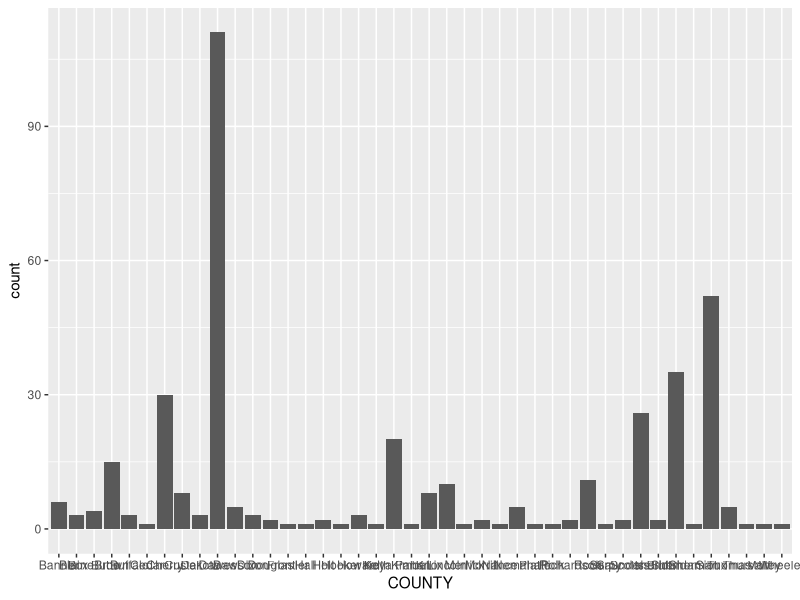
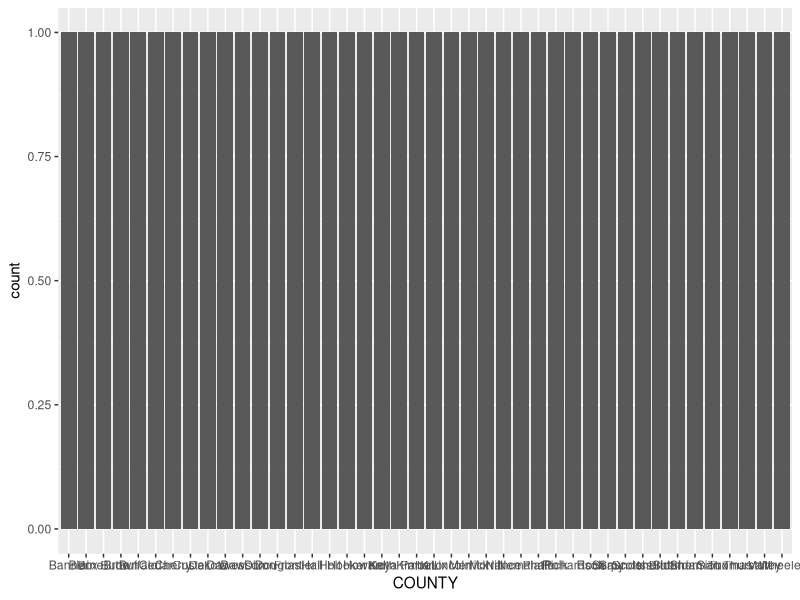
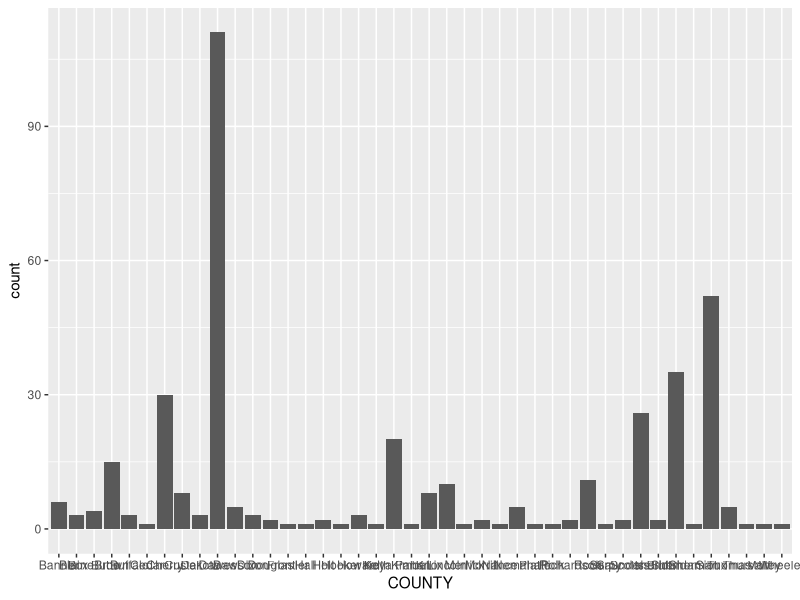
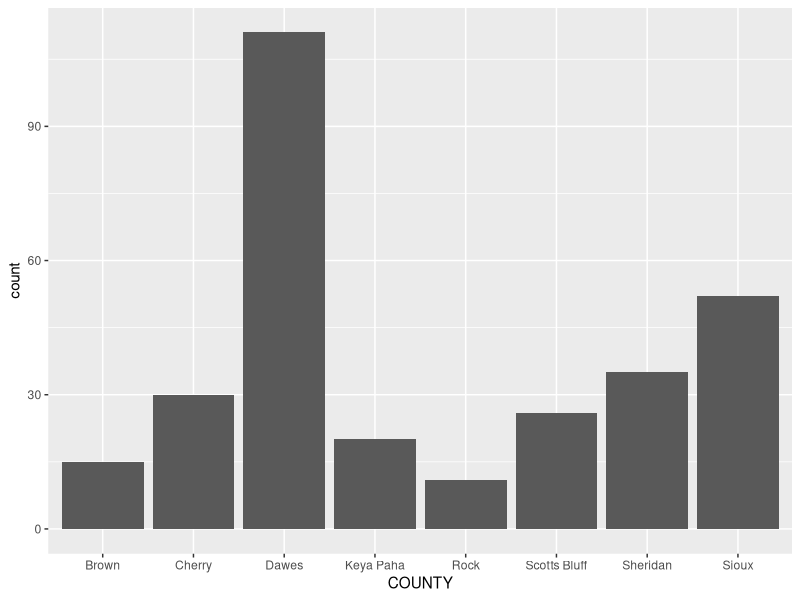
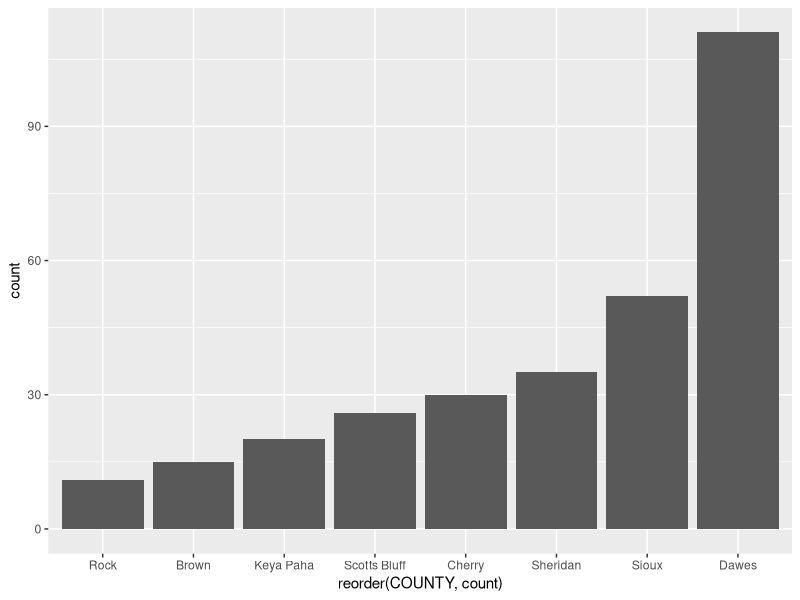
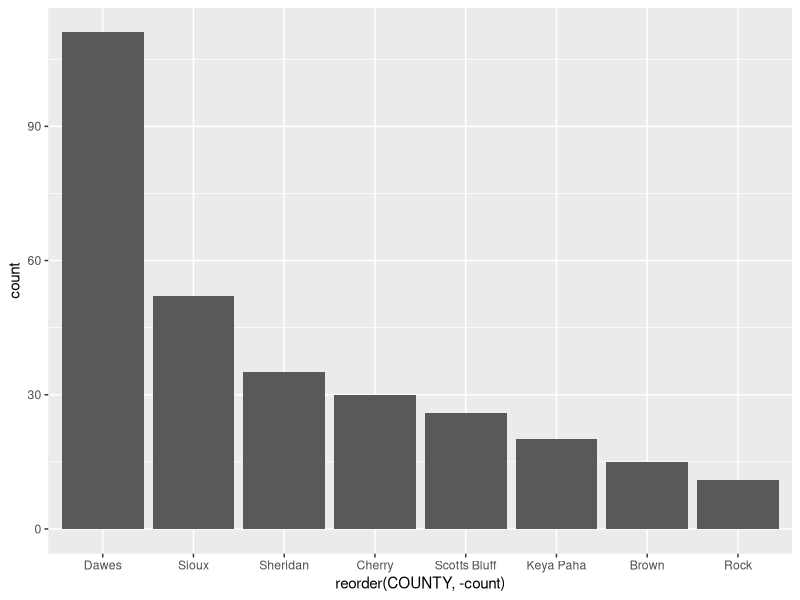
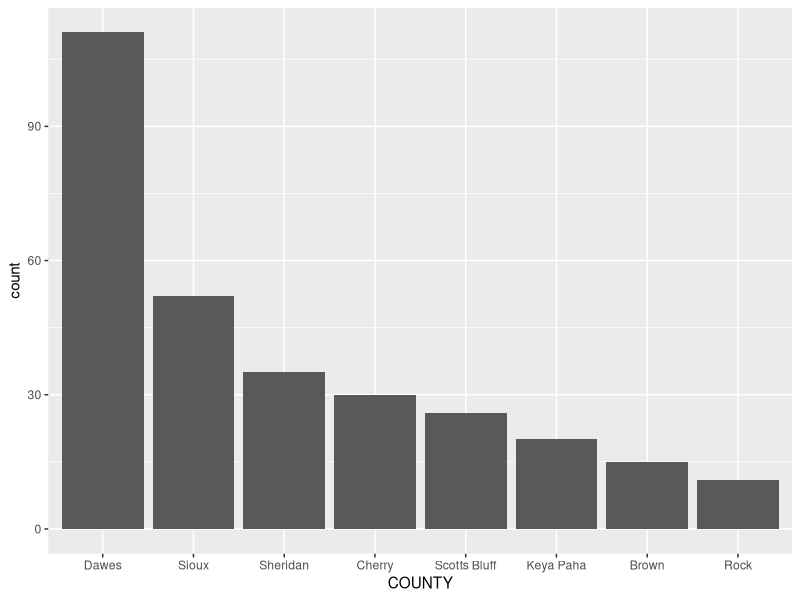
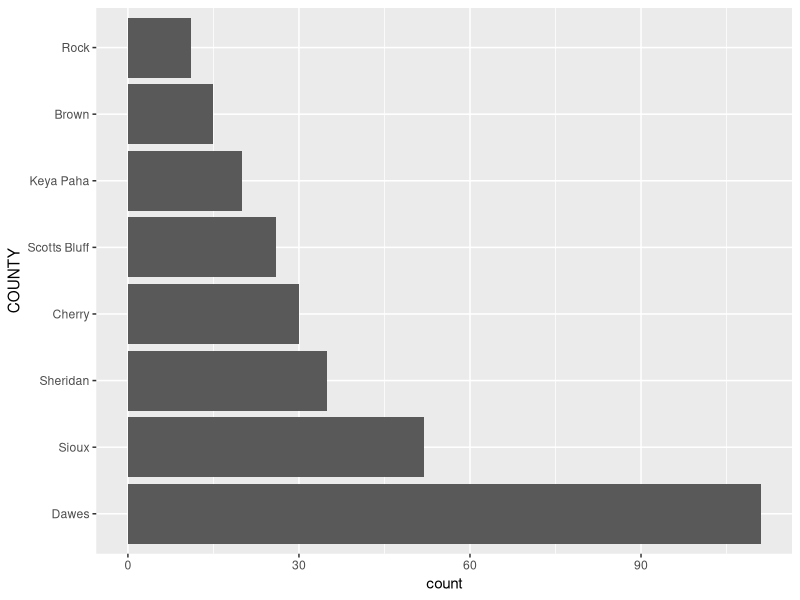

Recreate these plots in R, in order.
## ---- chunk 1
library(ggplot2)
library(dplyr)
## ---- chunk 2
mountainlions <- read.csv("../Data/mountainlions.csv")
## ---- chunk 3
ggplot(mountainlions, aes(x=COUNTY)) + geom_bar()
## ---- chunk 4
counties <- mountainlions %>%
  group_by(COUNTY) %>%
  summarise(
    count = n()
  ) %>% arrange(desc(count))

head(counties)
## ---- chunk 5
ggplot(counties, aes(x=COUNTY)) + geom_bar()
## ---- chunk 6
ggplot(counties, aes(COUNTY, weight=count)) + geom_bar()
## ---- chunk 7
counties <- mountainlions %>%
  group_by(COUNTY) %>%
  summarise(
    count = n()
  ) %>% arrange(desc(count)) %>%
  filter(count > 10)

ggplot(counties, aes(COUNTY, weight=count)) + geom_bar()
## ---- chunk 8
ggplot(counties, aes(reorder(COUNTY, count), weight=count)) + geom_bar()
## ---- chunk 9
ggplot(counties, aes(reorder(COUNTY, -count), weight=count)) + geom_bar()
## ---- chunk 10
counties <- mountainlions %>%
  group_by(COUNTY) %>%
  summarise(
    count = n()
  ) %>% arrange(desc(count)) %>%
  filter(count > 10) %>% mutate(COUNTY = factor(COUNTY, COUNTY))

ggplot(counties, aes(COUNTY, weight=count)) + geom_bar()
## ---- chunk 11
ggplot(counties, aes(COUNTY, weight=count)) + geom_bar() + coord_flip()
## ---- chunk 12
enrollment <- read.csv("../Data/collegeenrollment.csv")
head(enrollment)
## ---- chunk 13
cojmc <- filter(enrollment, College == "College of Journalism & Mass Comm")
## ---- chunk 14
ggplot(cojmc, aes(MajorName, weight=Count, fill=Race)) + geom_bar() + scale_color_brewer("Race")
## ---- chunk 15
enrollment <- read.csv("../Data/enrollment.csv")
head(enrollment)
## ---- chunk 16
ggplot(enrollment, aes(x=Year, y=Enrollment)) + geom_line()
## ---- chunk 17
ggplot(enrollment, aes(x=Year, y=Enrollment)) + geom_line() + scale_y_continuous(limits = c(0, 30000)) + scale_x_continuous(limits = c(1967, 2016)) 
## ---- chunk 18
ggplot(enrollment, aes(x=Year, y=Enrollment)) + geom_line() + scale_y_continuous(limits = c(1000, 30000)) + scale_x_continuous(limits = c(1967, 2016)) + labs(x="Academic year", y="Fall enrollment", title="Enrollment at UNL since 1967", subtitle="Enrollment at UNL grew during the Vietnam War and has remained stable since.", caption="Graphic by Matt Waite") 
## ---- chunk 19
movies <- read.csv("../Data/movies.csv")
head(movies)
## ---- chunk 20
ggplot(movies, aes(x=Actor.1.Age, y=Actor.2.Age)) + geom_point()
## ---- chunk 21
ggplot(movies, aes(x=Actor.1.Age, y=Actor.2.Age)) + 
geom_point() + 
geom_text(data=movies, aes(label=Movie.Name))
## ---- chunk 22
ggplot(movies, aes(x=Actor.1.Age, y=Actor.2.Age)) + 
geom_point() + 
geom_text(data=subset(movies, Age.Difference>=30), aes(label=Movie.Name))
## ---- chunk 23
ggplot(movies, aes(x=Actor.1.Age, y=Actor.2.Age)) + 
geom_point() + 
geom_text(data=subset(movies, Age.Difference>=30), aes(label=Movie.Name), size=2, nudge_y=1, check_overlap = TRUE) +
labs(x="Actor 1 Age", y="Actor 2 Age", title="The age gap in Hollywood movie relationships")
## ---- chunk 24
ggplot(movies, aes(x=Actor.1.Age, y=Actor.2.Age)) + 
geom_point() + 
geom_smooth(method=lm, se=FALSE) + 
geom_text(data=subset(movies, Age.Difference>35), aes(label=Movie.Name), size=2, nudge_y=1, check_overlap = TRUE) +
labs(x="Actor 1 Age", y="Actor 2 Age", title="The age gap in Hollywood movie relationships")
